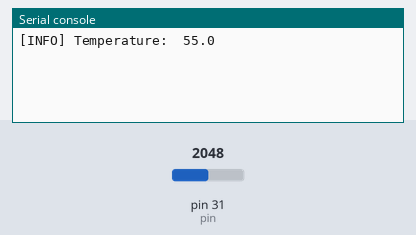
The program below on a simulated MicroPython board. Parts: the last lines printed to the serial console. The inputs (shaded band) are chosen by the test bench; at power-on: pin 31 (pin) = 2048 (analog values on the 0–4095 scale).

Above: at 1.2 s.
1.3 s: pin 31 (pin) set to 391
At 10.4 s:
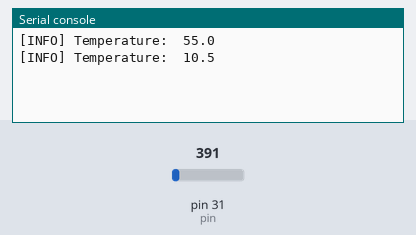
11.3 s: pin 31 (pin) set to 352
At 20.4 s:
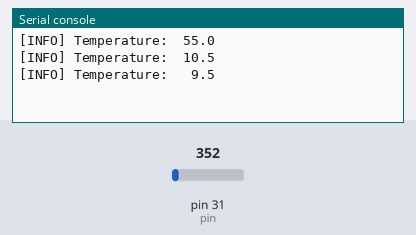

The program:

example-tmp35.py
```python
import time
import machine

adc = machine.ADC()
temperature_pin = adc.channel(pin='G31')

def getTemperature():
    # LM35: 10mV/ºC
    return 1100.0 * temperature_pin() / 4096 / 10

while True:
    temperature = getTemperature()
    print('[INFO] Temperature: %5.1f' % temperature)
    time.sleep(10)
```

Measured:
- the behaviour switches between 371 and 370 on pin 31 (pin) (found by bisection; images 1 and 2)
- after the input at 1.3 s, the serial console: prints a new line after 8.7 s (image 1)
- after the input at 11.3 s, the serial console: prints a new line after 8.7 s (image 2)
